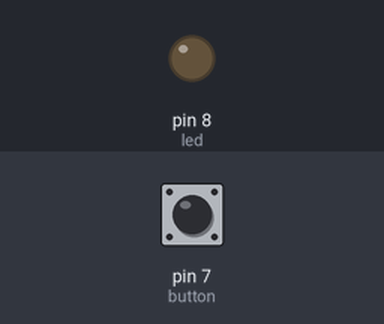
This program was run on a simulated MicroPython board. Shown: output pins drawn as LEDs (lit = HIGH). Inputs (shaded band) come from the test bench; at power-on: pin 7 (button) HIGH. What the program prints to the serial console is not drawn.

Above: at 1.2 s.
1.3 s: pin 7 (button) pulled LOW for 0.15 s
At 2.5 s:
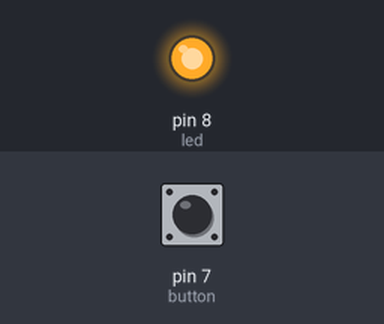
2.9 s: pin 7 (button) pulled LOW for 1 s
At 3.9 s:
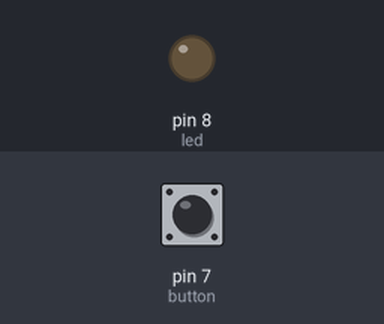
5.4 s: pin 7 (button) pulled LOW for 3.2 s
At 5.8 s:
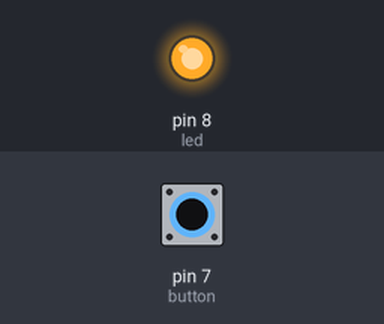
Timing chart, 0 to 8.4 s (numbered marks = the images above; inputs shaded):
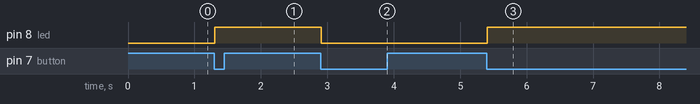

Measured:
- after the input at 1.3 s, pin 8 (led): LOW → HIGH at once
- after the input at 2.9 s, pin 8 (led): HIGH → LOW at once
- after the input at 5.4 s, pin 8 (led): LOW → HIGH at once

The program:

main.py
```python
# (licence header left out)
# 按键下降沿中断，按下按键，触发中断，切换LED状态.
# Button - GPIO7.
# LED    - GPIO8.
import time
from machine import Pin


# 初始化LED和按钮引脚.
led    = Pin(8, Pin.OUT)  # LED连接到GPIO8.
button = Pin(7, Pin.IN, Pin.PULL_UP)  # 按钮连接到GPIO7，启用上拉电阻.

# 中断标志变量.
interrupt_flag = False

# 中断处理函数.
def button_handler(pin):
    global interrupt_flag
    interrupt_flag = True  # 设置中断标志.

# 配置按钮中断 (下降沿触发).
button.irq(trigger=Pin.IRQ_FALLING, handler=button_handler)

while True:
    if interrupt_flag:
        interrupt_flag = False  # 重置中断标志.
        print("按键按下!")
        led.value(not led.value())  # 切换LED状态.
        # 简单防抖：延时检测电平状态.
        time.sleep_ms(20)
        if not button.value():
            print("确认按键按下")

    # 降低CPU占用.
    time.sleep_ms(10)
```
